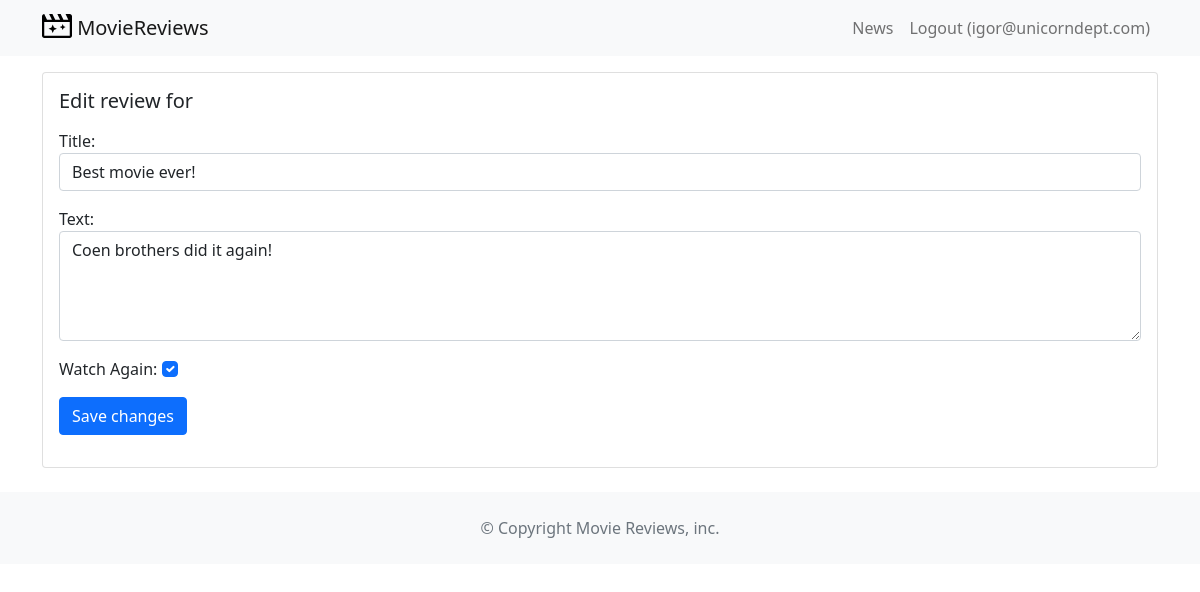
Screenshot of /movie/review/3 (signed in) with the database file from the repository.
### movie/models.py (models this page shows, shortened)
class Review(models.Model):
    title = models.CharField(max_length=250)
    text = models.TextField()
    date = models.DateField(auto_now_add=True)
    user = models.ForeignKey(User, on_delete=models.CASCADE)
    movie = models.ForeignKey(Movie, on_delete=models.CASCADE)
    watchAgain = models.BooleanField()

### movie/views.py (the view, shortened to what this page needs)
# urls.py: path('review/<int:review_id>', views.updatereview, name='updatereview'),
@login_required
def updatereview(request, review_id):
    review = get_object_or_404(Review, pk=review_id, user=request.user)
    if request.method == 'GET':
        form = ReviewForm(instance=review)
        return render(request, 'updatereview.html', {'review': review, 'form': form})

### movie/forms.py
class ReviewForm(ModelForm):
    def __init__(self, *args, **kwargs):
        super(ModelForm, self).__init__(*args, **kwargs)
        self.fields['title'].widget.attrs.update({'class': 'form-control'})
        self.fields['text'].widget.attrs.update({'class': 'form-control'})
        self.fields['watchAgain'].widget.attrs.update({'class': 'form-check-input'})
    class Meta:
        model = Review
        fields = ['title', 'text', 'watchAgain']
        labels = {'watchAgain': ('Watch Again')}
        widgets = {'text': Textarea(attrs={'rows': 4})}

### movie/templates/updatereview.html (shortened to what this page needs)
{% extends 'base.html' %}
{% block content %}
<div class="card mb-3">
    <div class="row g-0">
        <div>
            <div class="card-body">
                <h5 class="card-title">Edit review for {{ movie.title }}</h5>
                <p class="card-text">
                    <form method="POST">
                        {{ form.as_p }}
                        <button type="submit" class="btn btn-primary">Save changes</button>
                    </form>
                </p>
            </div>
        </div>
    </div>
</div>
{% endblock content %}

### moviereviews/templates/base.html (shortened to what this page needs)
<!DOCTYPE html>
<html>
  <head>
    <link
      href="https://cdn.jsdelivr.net/npm/bootstrap@5.1.1/dist/css/bootstrap.min.css"
      rel="stylesheet"
    />
  </head>
  <body>
    <nav class="navbar navbar-expand-lg navbar-light bg-light mb-3">
      <div class="container">
        <a class="navbar-brand" href="{% url 'home' %}"
          >{% load static %}<img
            src="{% static 'images/movie_logo.svg' %}"
            alt=""
            width="30"
            height="24"
            class="d-inline-block align-text-top"
          />
          MovieReviews</a
        >
        <div class="collapse navbar-collapse" id="navbarNavAltMarkup">
          <div class="navbar-nav ms-auto">
            <a class="nav-link" href="{% url 'news' %}">News</a>
            {% if user.is_authenticated %}
            <a class="nav-link" href="{% url 'logoutaccount' %}"
              >Logout ({{ user.username }})</a
            >
            {% else %}
            <a class="nav-link" href="{% url 'loginaccount' %}">Login</a>
            <a class="nav-link" href="{% url 'signupaccount' %}">Sign Up</a>
            {% endif %}
          </div>
        </div>
      </div>
    </nav>
    <div class="container">{% block content %} {% endblock content %}</div>
    <footer class="text-center text-lg-start bg-light text-muted mt-4">
      <div class="text-center p-4">© Copyright Movie Reviews, inc.</div>
    </footer>
  </body>
</html>

### rows the page displays
Review: title "Best movie ever!", text "Coen brothers did it again!", watchAgain "☑"

### other values shown
{{ user.username }} "igor@unicorndept.com"
